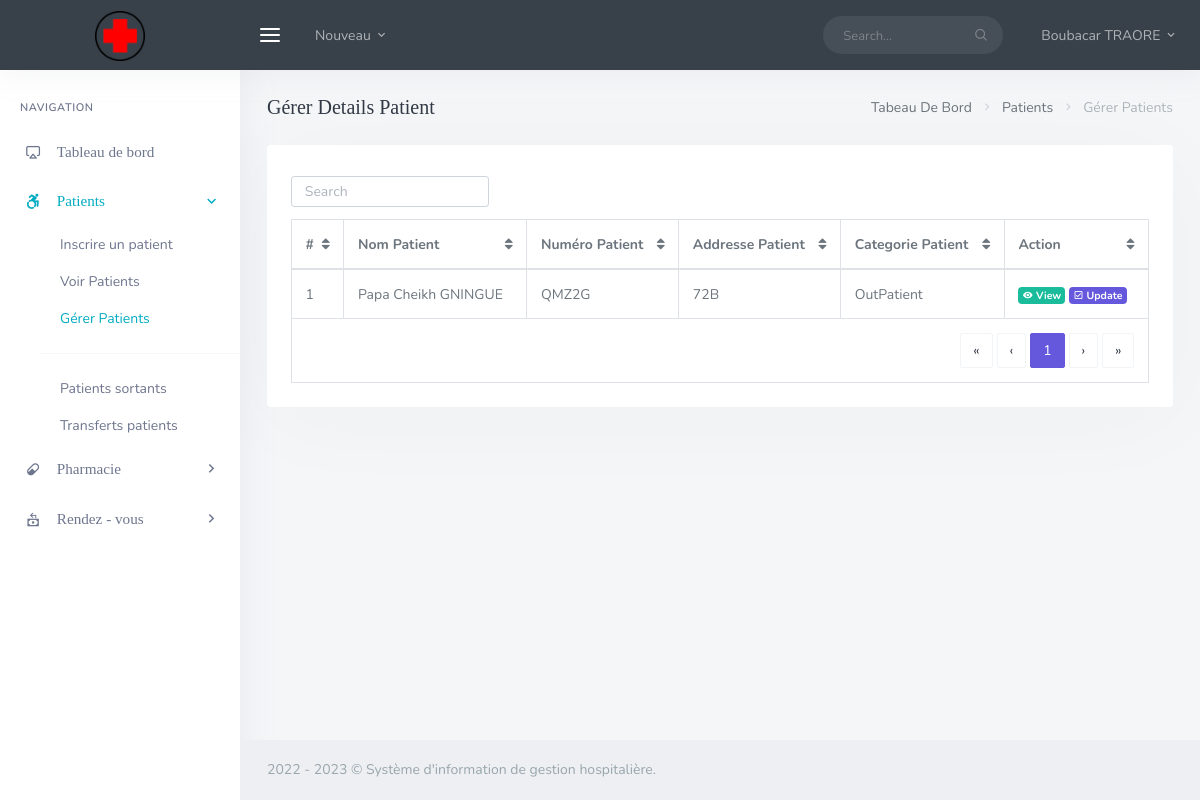
The page /Vue/Docteur/his_doc_manage_patient.php (signed in) on the database its author committed.
### tables this page shows
CREATE TABLE `his_docs` (
  `doc_id` int NOT NULL,
  `doc_fname` varchar(200) DEFAULT NULL,
  `doc_lname` varchar(200) DEFAULT NULL,
  `doc_email` varchar(200) DEFAULT NULL,
  `doc_pwd` varchar(200) DEFAULT NULL,
  `doc_dept` varchar(200) DEFAULT NULL,
  `doc_number` varchar(200) DEFAULT NULL,
  `doc_dpic` varchar(200) DEFAULT NULL
);

CREATE TABLE `his_patients` (
  `pat_id` int NOT NULL,
  `pat_fname` varchar(200) DEFAULT NULL,
  `pat_lname` varchar(200) DEFAULT NULL,
  `pat_dob` varchar(200) DEFAULT NULL,
  `pat_age` varchar(200) DEFAULT NULL,
  `pat_number` varchar(200) DEFAULT NULL,
  `pat_addr` varchar(200) DEFAULT NULL,
  `pat_phone` varchar(200) DEFAULT NULL,
  `pat_type` varchar(200) DEFAULT NULL,
  `pat_date_joined` timestamp(6) NOT NULL DEFAULT CURRENT_TIMESTAMP(6) ON UPDATE CURRENT_TIMESTAMP(6),
  `pat_ailment` varchar(200) DEFAULT NULL,
  `pat_discharge_status` varchar(200) DEFAULT NULL
);

### Vue/Docteur/his_doc_manage_patient.php (the view, shortened to what this page needs)
<?php
include('assets/inc/config.php');
?>
<!DOCTYPE html>
<html lang="en">
<?php include('assets/inc/head.php'); ?>
<body>
    <div id="wrapper">
        <?php include('assets/inc/nav.php'); ?>
        <?php include("assets/inc/sidebar.php"); ?>
        <div class="content-page">
            <div class="content">
                <div class="container-fluid">
                    <div class="row">
                        <div class="col-12">
                            <div class="page-title-box">
                                <div class="page-title-right">
                                    <ol class="breadcrumb m-0">
                                        <li class="breadcrumb-item"><a href="javascript: void(0);">Tabeau De Bord</a></li>
                                        <li class="breadcrumb-item"><a href="javascript: void(0);">Patients</a></li>
                                        <li class="breadcrumb-item active">Gérer Patients</li>
                                    </ol>
                                </div>
                                <h4 class="page-title">Gérer Details Patient</h4>
                            </div>
                        </div>
                    </div>
                    <div class="row">
                        <div class="col-12">
                            <div class="card-box">
                                <div class="mb-2">
                                    <div class="row">
                                        <div class="col-12 text-sm-center form-inline">
                                            <div class="form-group">
                                                <input id="demo-foo-search" type="text" placeholder="Search" class="form-control form-control-sm" autocomplete="on">
                                            </div>
                                        </div>
                                    </div>
                                </div>
                                <div class="table-responsive">
                                    <table id="demo-foo-filtering" class="table table-bordered toggle-circle mb-0" data-page-size="7">
                                        <thead>
                                            <tr>
                                                <th>#</th>
                                                <th data-toggle="true">Nom Patient</th>
                                                <th data-hide="phone">Numéro Patient</th>
                                                <th data-hide="phone">Addresse Patient</th>
                                                <th data-hide="phone">Categorie Patient</th>
                                                <th data-hide="phone">Action</th>
                                            </tr>
                                        </thead>
                                        <?php
                                        $ret = "SELECT * FROM  his_patients ORDER BY RAND() ";
                                        $stmt = $mysqli->prepare($ret);
                                        $stmt->execute();
                                        $res = $stmt->get_result();
                                        $cnt = 1;
                                        while ($row = $res->fetch_object()) {
                                        ?>
                                            <tbody>
                                                <tr>
                                                    <td><?php echo $cnt; ?></td>
                                                    <td><?php echo $row->pat_fname; ?> <?php echo $row->pat_lname; ?></td>
                                                    <td><?php echo $row->pat_number; ?></td>
                                                    <td><?php echo $row->pat_addr; ?></td>
                                                    <td><?php echo $row->pat_type; ?></td>
                                                    <td>
                                                        <a href="his_doc_view_single_patient.php?pat_id=<?php echo $row->pat_id; ?>&&pat_number=<?php echo $row->pat_number; ?>" class="badge badge-success"><i class="mdi mdi-eye"></i> View</a>
                                                        <a href="his_doc_update_single_patient.php?pat_number=<?php echo $row->pat_number; ?>" class="badge badge-primary"><i class="mdi mdi-check-box-outline "></i> Update</a>
                                                    </td>
                                                </tr>
                                            </tbody>
                                        <?php $cnt = $cnt + 1;
                                        } ?>
                                        <tfoot>
                                            <tr class="active">
                                                <td colspan="8">
                                                    <div class="text-right">
                                                        <ul class="pagination pagination-rounded justify-content-end footable-pagination m-t-10 mb-0"></ul>
                                                    </div>
                                                </td>
                                            </tr>
                                        </tfoot>
                                    </table>
                                </div>
                            </div>
                        </div>
                    </div>
                </div>
            </div>
            <?php include('assets/inc/footer.php'); ?>
        </div>
    </div>
</body>
</html>

### assets/inc/nav.php (shortened to what this page needs)
<?php
$doc_id = $_SESSION['doc_id'];
$doc_number = $_SESSION['doc_number'];
$ret = "SELECT * FROM  his_docs WHERE doc_id = ? AND doc_number = ?";
$stmt = $mysqli->prepare($ret);
$stmt->bind_param('is', $doc_id, $doc_number);
$stmt->execute();
$res = $stmt->get_result();
while ($row = $res->fetch_object()) {
?>
    <div class="navbar-custom">
        <ul class="list-unstyled topnav-menu float-right mb-0">
            <li class="d-none d-sm-block">
                <form class="app-search">
                    <div class="app-search-box">
                        <div class="input-group">
                            <input type="text" class="form-control" placeholder="Search...">
                            <div class="input-group-append">
                                <button class="btn" type="submit">
                                    <i class="fe-search"></i>
                                </button>
                            </div>
                        </div>
                    </div>
                </form>
            </li>
            <li class="dropdown notification-list">
                <a class="nav-link dropdown-toggle nav-user mr-0 waves-effect waves-light" data-toggle="dropdown" href="#" role="button" aria-haspopup="false" aria-expanded="false">
                    <span class="pro-user-name ml-1">
                        <?php echo $row->doc_fname; ?> <?php echo $row->doc_lname; ?> <i class="mdi mdi-chevron-down"></i>
                    </span>
                </a>
            </li>
        </ul>
        <div class="logo-box">
            <a href="his_admin_dashboard.php" class="logo text-center">
                <span class="logo-lg">
                    <img src="assets/images/log.png" alt="" height="50">
                </span>
            </a>
        </div>
        <ul class="list-unstyled topnav-menu topnav-menu-left m-0">
            <li>
                <button class="button-menu-mobile waves-effect waves-light">
                    <i class="fe-menu"></i>
                </button>
            </li>
            <li class="dropdown d-none d-lg-block">
                <a class="nav-link dropdown-toggle waves-effect waves-light" data-toggle="dropdown" href="#" role="button" aria-haspopup="false" aria-expanded="false">
                    Nouveau
                    <i class="mdi mdi-chevron-down"></i>
                </a>
            </li>
        </ul>
    </div>
<?php } ?>

### rows shown on the page
his_docs: doc_fname "Boubacar", doc_lname "TRAORE"
his_patients: pat_fname "Papa Cheikh", pat_lname "GNINGUE", pat_number "QMZ2G", pat_addr "72B", pat_type "OutPatient"
